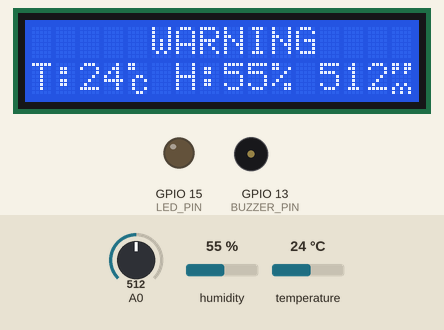
Simulated run of this sketch. Board: ESP8266 (NodeMCU). Parts: 16×2 character LCD, output pins drawn as LEDs (lit = HIGH), buzzer (waves = sounding). Inputs (shaded band) come from the test bench; at power-on: A0 = 512, humidity 55 %, temperature 24 °C. WiFi joins after 1.5 s; servers stay silent unless stated; what the sketch prints to the serial monitor is not drawn.

Above: at 2.8 s.
2.9 s: A0 set to 213
At 7.82 s:
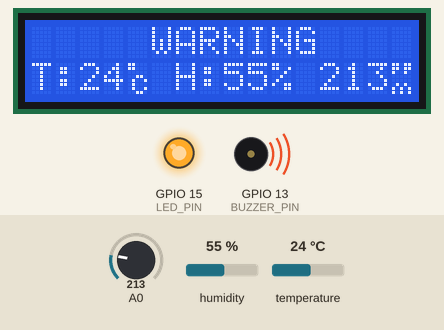
8.8 s: A0 set to 193
At 13.6 s:
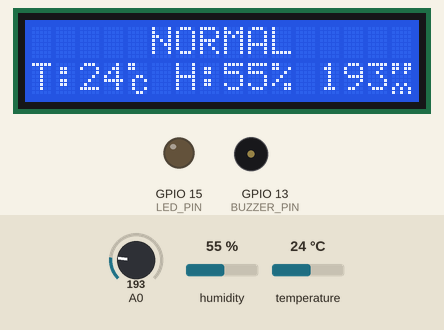
14.7 s: A0 set to 11
At 15.9 s:
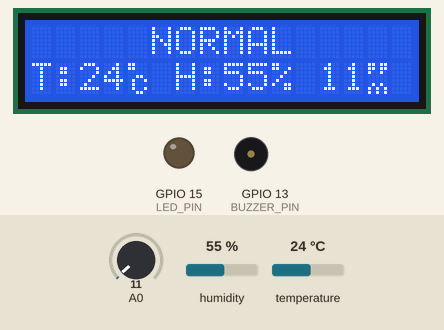
20.6 s: A0 set to 8
At 24.7 s:
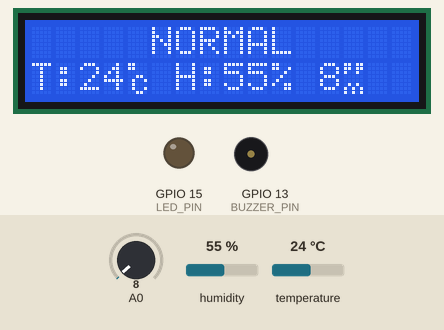
26.5 s: humidity set to 22 %
At 29.7 s:
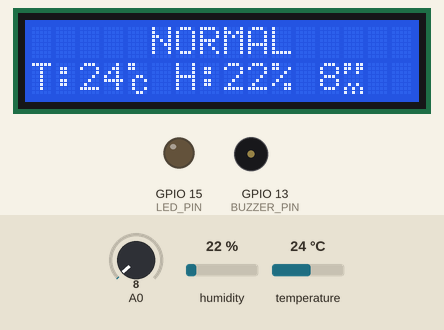
32.4 s: temperature set to 12 °C
At 35.8 s:
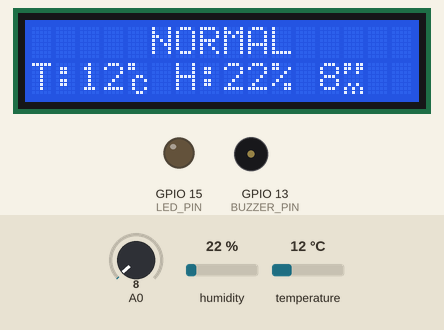
Timing chart, 0 to 37.3 s (numbered marks = the images above; inputs shaded):
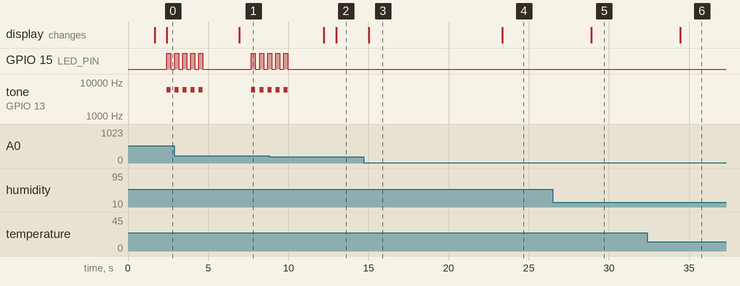

The sketch:

DoAnCuoiKi.ino
```cpp
#include <ESP8266WiFi.h>
#include <FirebaseESP8266.h>
#include <LiquidCrystal_I2C.h>
#include <DHT.h>
#include <Wire.h>;

#include "addons/TokenHelper.h"
#include "addons/RTDBHelper.h"

int gasSensor;

#define DHTPIN 2
#define DHTTYPE DHT22
#define BUZZER_PIN 13
#define LED_PIN 15

#define WIFI_SSID "KhanhHom24ghz"
#define WIFI_PASSWORD "kiettuan91"

#define API_KEY "AIzaSyAVKvG8t-VSCmoTN0vPBctAkAb9PPwly90"
#define DATABASE_URL "https://weather-app-aee77-default-rtdb.asia-southeast1.firebasedatabase.app/"

#define USER_EMAIL "taitranonlyt100920@gmail.com"
#define USER_PASSWORD "123456"

DHT dht(DHTPIN, DHTTYPE);
LiquidCrystal_I2C lcd(0x27,16,2);

FirebaseData fbdo;

FirebaseAuth auth;
FirebaseConfig config;

byte gasChar[8] = {
  0b11011,
  0b11011,
  0b10010,
  0b00000,
  0b00000,
  0b01010,
  0b10101,
  0b10101
};

byte degreeChar[8] = {
  0b11000,
  0b11000,
  0b00000,
  0b00110,
  0b01001,
  0b01000,
  0b01001,
  0b00110
};


void setup()
{
    pinMode(BUZZER_PIN, OUTPUT);
    pinMode(LED_PIN, OUTPUT);
    lcd.init();
    lcd.backlight();
    lcd.begin(16, 2);
    lcd.createChar(0, degreeChar); //Tạo kí tự tuỳ chỉnh (ký hiệu độ C)
    lcd.createChar(1, gasChar); //Tạo kí tự tuỳ chỉnh (ký hiệu ppm)
    Serial.begin(115200); //Khởi tạo cổng Serial
    Serial.println();
    Serial.println();

    dht.begin(); //Khởi động cảm biến

    WiFi.begin(WIFI_SSID, WIFI_PASSWORD);
    Serial.print("Connecting to Wi-Fi");
    while (WiFi.status() != WL_CONNECTED)
    {
        Serial.print(".");
        delay(300);
    }
    Serial.println();
    Serial.print("Connected with IP: ");
    Serial.println(WiFi.localIP());
    Serial.println();

    Serial.printf("Firebase Client v%s\n\n", FIREBASE_CLIENT_VERSION);
    /* Assign the api key (required) */
    config.api_key = API_KEY;

    /* Assign the user sign in credentials */
    auth.user.email = USER_EMAIL;
    auth.user.password = USER_PASSWORD;

    /* Assign the RTDB URL (required) */
    config.database_url = DATABASE_URL;

    /* Assign the callback function for the long running token generation task */
    config.token_status_callback = tokenStatusCallback; //see addons/TokenHelper.h

    Firebase.begin(&config, &auth);

    Firebase.reconnectWiFi(true);

    fbdo.setBSSLBufferSize(512, 2048);
}

void sendSensor(int t, int h, int gasSensor){
    //Hiển thị nhiệt độ, độ ẩm trên LCD
    lcd.setCursor(0,1);
    lcd.print("T:");
    lcd.print(t); //Ghi nhiệt độ lên LCD
    lcd.write((byte)0); //Ghi kí hiệu độ C lên LCD

    lcd.setCursor(6,1);
    lcd.print("H:");
    lcd.print(h); //Ghi độ ẩm lên LCD
    lcd.print("%"); //Ghi kí hiệu % lên LCD

    lcd.setCursor(12,1);
    lcd.print(gasSensor); //Ghi nồng độ khí gas lên LCD
    lcd.write((byte)1); //Ghi kí hiệu ppm lên LCD
    lcd.print(" ");

    //Hiển thị nhiệt độ, độ ẩm trên Serial
    Serial.print("Nhiet do: ");
    Serial.print(t);
    Serial.println();

    Serial.print("Do am: ");
    Serial.print(h); //
    Serial.println();

    Serial.print("Nong do khi gas: ");
    Serial.println(gasSensor);

    //Đưa dữ liệu lên Firebase
    FirebaseJson json;
    json.add("nhietdo", t);
    json.add("doam", h);
    json.add("gas", gasSensor);

    if (Firebase.pushJSON(fbdo, "/data", json)) {
      Serial.println(fbdo.pushName());
      Firebase.setTimestamp(fbdo, "/data/" + fbdo.pushName() + "/timestamp");
    } else {
      Serial.println(fbdo.errorReason());
    }

    Firebase.setFloatAsync(fbdo, "/nhietdo", t);
    Firebase.setFloatAsync(fbdo, "/doam", h);
    Firebase.setFloatAsync(fbdo, "/gas", gasSensor);
  }

void loop() {
    int buzzerTimes = 5;
    unsigned long delayBuzzer = 250;
    float h = dht.readHumidity(); //Đọc độ ẩm
    float t = dht.readTemperature(); //Đọc nhiệt độ

    if (isnan(h) || isnan(t)){
      Serial.println("Khong the doc duoc DHT");
      return;
    }

    gasSensor = analogRead(A0); //Đọc nồng độ khí gas
    sendSensor(t, h, gasSensor); //Gọi hàm sendSensor

    if (gasSensor > 200) {
      lcd.setCursor(5, 0);
      lcd.print("WARNING"); //Hiển thị trạng thái báo động
      for(int i = 0; i < buzzerTimes; i++) {
        tone(BUZZER_PIN, 6000, delayBuzzer); //Bật còi báo động
        digitalWrite(15, HIGH); //Đèn sáng
        delay(delayBuzzer);
        digitalWrite(15, LOW); //Đèn tắt
        delay(delayBuzzer);
      }
    } else {
      digitalWrite(15, LOW);
      lcd.setCursor(5, 0);
      lcd.print("NORMAL "); //Hiển thị trạng thái bình thường
    }
  delay(2000);
}
```

Measured:
- the behaviour switches between 201 and 200 on A0 (found by bisection; images 1 and 2)
- after the input at 2.9 s, the display: changes after 4.0 s (image 1)
- after the input at 8.8 s, GPIO 15 (LED_PIN): goes on until 10.0 s, then stays LOW; tone on GPIO 13 (BUZZER_PIN): goes on until 10.0 s, then stays silent; the display: first changes after 3.4 s (image 2 shows a later state)
- after the input at 14.7 s, the display: changes after 0.30 s (image 3)
- after the input at 20.6 s, the display: changes after 2.7 s (image 4)
- after the input at 26.5 s, the display: changes after 2.4 s (image 5)
- after the input at 32.4 s, the display: changes after 2.0 s (image 6)
- by itself, tone on GPIO 13 (BUZZER_PIN): plays 6000 Hz for 0.25 s, 6000 Hz for 0.25 s, 6000 Hz for 0.25 s, 6000 Hz for 0.25 s, 6000 Hz for 0.25 s, 6000 Hz for 0.25 s … (7 notes in this stretch)
